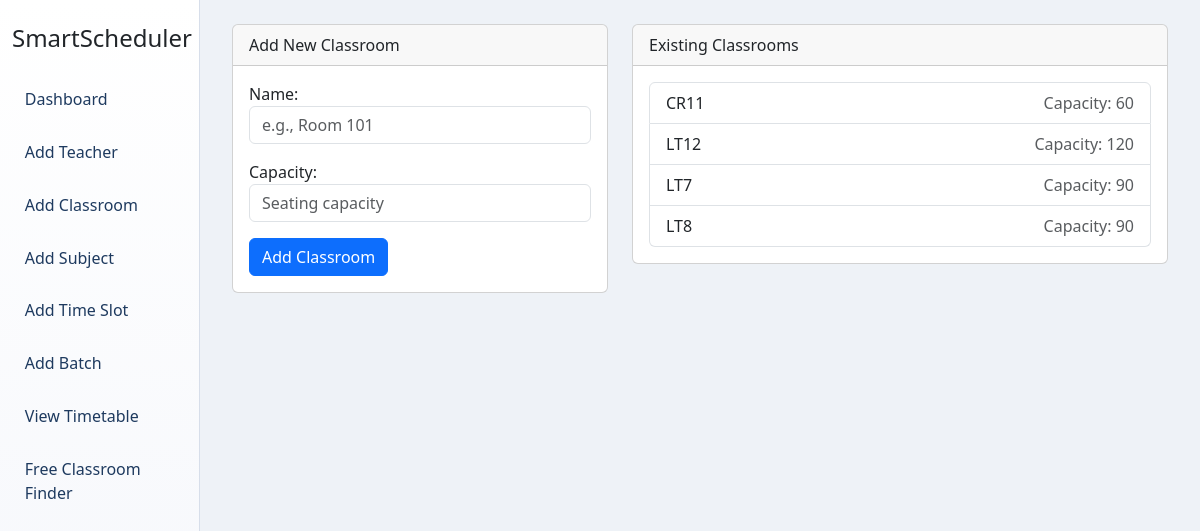
/classroom/add/, run on the app's committed database.
### core/models.py (models this page shows, shortened)
class Classroom(models.Model):
    name = models.CharField(max_length=50, unique=True)
    capacity = models.PositiveIntegerField()

### core/views.py (the view)
# urls.py: path("classroom/add/", views.add_classroom, name="add_classroom"),
def add_classroom(request):
    if request.method == "POST":
        form = ClassroomForm(request.POST)
        if form.is_valid():
            form.save()
            messages.success(request, "Classroom added successfully!")
            return redirect("add_classroom")
    else:
        form = ClassroomForm()
    classrooms = Classroom.objects.order_by("name")
    return render(request, "classroom_form.html", {"form": form, "classrooms": classrooms})

### core/forms.py
class ClassroomForm(forms.ModelForm):
    class Meta:
        model = Classroom
        fields = ["name", "capacity"]
        widgets = {
            "name": forms.TextInput(
                attrs={"class": "form-control", "placeholder": "e.g., Room 101"}
            ),
            "capacity": forms.NumberInput(
                attrs={"class": "form-control", "placeholder": "Seating capacity"}
            ),
        }

### core/templates/classroom_form.html (shortened to what this page needs)
{% extends 'base.html' %}
{% block content %}
<div class="row g-4">
    <div class="col-md-5">
        <div class="card">
            <div class="card-header">Add New Classroom</div>
            <div class="card-body">
                <form method="post">
                    {{ form.as_p }}
                    <button type="submit" class="btn btn-primary">Add Classroom</button>
                </form>
            </div>
        </div>
    </div>
    <div class="col-md-7">
        <div class="card">
            <div class="card-header">Existing Classrooms</div>
            <div class="card-body">
                <ul class="list-group">
                    {% for classroom in classrooms %}
                        <li class="list-group-item d-flex justify-content-between">
                            <span>{{ classroom.name }}</span>
                            <span class="text-muted">Capacity: {{ classroom.capacity }}</span>
                        </li>
                    {% empty %}
                        <li class="list-group-item">No classrooms added yet.</li>
                    {% endfor %}
                </ul>
            </div>
        </div>
    </div>
</div>
{% endblock %}

### core/static/css/custom.css (style rules this page uses)
:root { --sidebar-bg: #f4f6fb; --sidebar-link: #1e3a5f; --sidebar-link-hover: #0d6efd; --tt-page: #2f4155; --tt-panel: #32485f; --tt-header: #2a8dbe; --tt-cell: rgba(255, 255, 255, 0.06); --tt-cell-alt: rgba(255, 255, 255, 0.03); --tt-border: rgba(255, 255, 255, 0.08); --tt-text: #eef5fb; --tt-muted: #a9bfd2; --tt-accent: #53b7f2; }
body { background: #eef2f7; }

### data on the page
Classroom: name "CR11", capacity "60"
Classroom: name "LT12", capacity "120"
Classroom: name "LT7", capacity "90"
Classroom: name "LT8", capacity "90"
